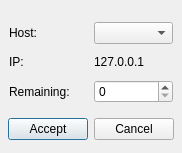
<?xml version="1.0" encoding="UTF-8"?>
<ui version="4.0">
 <class>VMTDDeviceScannerDialog</class>
 <widget class="QDialog" name="VMTDDeviceScannerDialog">
  <property name="geometry">
   <rect>
    <x>0</x>
    <y>0</y>
    <width>182</width>
    <height>153</height>
   </rect>
  </property>
  <property name="windowTitle">
   <string>Dialog</string>
  </property>
  <layout class="QHBoxLayout" name="horizontalLayout">
   <property name="spacing">
    <number>0</number>
   </property>
   <property name="leftMargin">
    <number>0</number>
   </property>
   <property name="topMargin">
    <number>0</number>
   </property>
   <property name="rightMargin">
    <number>0</number>
   </property>
   <property name="bottomMargin">
    <number>0</number>
   </property>
   <item>
    <spacer name="_1">
     <property name="orientation">
      <enum>Qt::Horizontal</enum>
     </property>
     <property name="sizeHint" stdset="0">
      <size>
       <width>11</width>
       <height>20</height>
      </size>
     </property>
    </spacer>
   </item>
   <item>
    <layout class="QVBoxLayout" name="vl_1">
     <property name="spacing">
      <number>0</number>
     </property>
     <property name="topMargin">
      <number>9</number>
     </property>
     <property name="bottomMargin">
      <number>9</number>
     </property>
     <item>
      <spacer name="_3">
       <property name="orientation">
        <enum>Qt::Vertical</enum>
       </property>
       <property name="sizeHint" stdset="0">
        <size>
         <width>20</width>
         <height>40</height>
        </size>
       </property>
      </spacer>
     </item>
     <item>
      <widget class="QWidget" name="w_1" native="true">
       <layout class="QVBoxLayout" name="verticalLayout">
        <property name="leftMargin">
         <number>0</number>
        </property>
        <property name="topMargin">
         <number>0</number>
        </property>
        <property name="rightMargin">
         <number>0</number>
        </property>
        <property name="bottomMargin">
         <number>0</number>
        </property>
        <item>
         <widget class="QWidget" name="w_2" native="true">
          <layout class="QGridLayout" name="gridLayout">
           <item row="0" column="0">
            <widget class="QLabel" name="_11">
             <property name="text">
              <string>Host:</string>
             </property>
            </widget>
           </item>
           <item row="1" column="1">
            <widget class="QLabel" name="lbIp">
             <property name="minimumSize">
              <size>
               <width>0</width>
               <height>24</height>
              </size>
             </property>
             <property name="text">
              <string>127.0.0.1</string>
             </property>
            </widget>
           </item>
           <item row="0" column="1">
            <widget class="QComboBox" name="cbHostName"/>
           </item>
           <item row="1" column="0">
            <widget class="QLabel" name="_8">
             <property name="text">
              <string>IP:</string>
             </property>
            </widget>
           </item>
           <item row="2" column="0">
            <widget class="QLabel" name="_7">
             <property name="text">
              <string>Remaining:</string>
             </property>
            </widget>
           </item>
           <item row="2" column="1">
            <widget class="QSpinBox" name="sbRemaining">
             <property name="maximum">
              <number>999999999</number>
             </property>
            </widget>
           </item>
          </layout>
         </widget>
        </item>
        <item>
         <layout class="QHBoxLayout" name="hl_1">
          <item>
           <spacer name="_5">
            <property name="orientation">
             <enum>Qt::Horizontal</enum>
            </property>
            <property name="sizeHint" stdset="0">
             <size>
              <width>40</width>
              <height>20</height>
             </size>
            </property>
           </spacer>
          </item>
          <item>
           <widget class="QPushButton" name="pbAccept">
            <property name="text">
             <string>Accept</string>
            </property>
           </widget>
          </item>
          <item>
           <widget class="QPushButton" name="pbCancel">
            <property name="text">
             <string>Cancel</string>
            </property>
           </widget>
          </item>
          <item>
           <spacer name="_6">
            <property name="orientation">
             <enum>Qt::Horizontal</enum>
            </property>
            <property name="sizeHint" stdset="0">
             <size>
              <width>40</width>
              <height>20</height>
             </size>
            </property>
           </spacer>
          </item>
         </layout>
        </item>
       </layout>
      </widget>
     </item>
     <item>
      <spacer name="_4">
       <property name="orientation">
        <enum>Qt::Vertical</enum>
       </property>
       <property name="sizeHint" stdset="0">
        <size>
         <width>20</width>
         <height>40</height>
        </size>
       </property>
      </spacer>
     </item>
    </layout>
   </item>
   <item>
    <spacer name="_2">
     <property name="orientation">
      <enum>Qt::Horizontal</enum>
     </property>
     <property name="sizeHint" stdset="0">
      <size>
       <width>0</width>
       <height>20</height>
      </size>
     </property>
    </spacer>
   </item>
  </layout>
 </widget>
 <resources/>
 <connections/>
</ui>
